Frame 1 (no input): blank canvas, image omitted
Frame 60 (the mouse pressed at the canvas centre just before this capture): blank canvas, image omitted
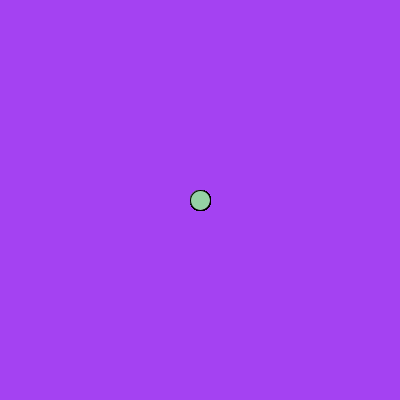
Frame 120 (the mouse held since frame 60 and released just before this capture)

The Processing sketch whose frames 1 and 60 were blank and that drew this single picture after the mouse press (run headless with seeded random() and noise(); from frame 60 on, the mouse is pressed at the canvas centre):

// Processing sketch: processing_87001
// ── processing_87001.pde

void setup () {
    size (400, 400);
    background (random(255), random(255), random(255));
    stroke (0);
}
void draw () {
    if (mousePressed) {
    fill(random(255), random(255), random(255));
    ellipse (mouseX, mouseY, 20, 20); 
    }
}
void keyPressed () {
     background (random(255), random(255), random(255));
}
